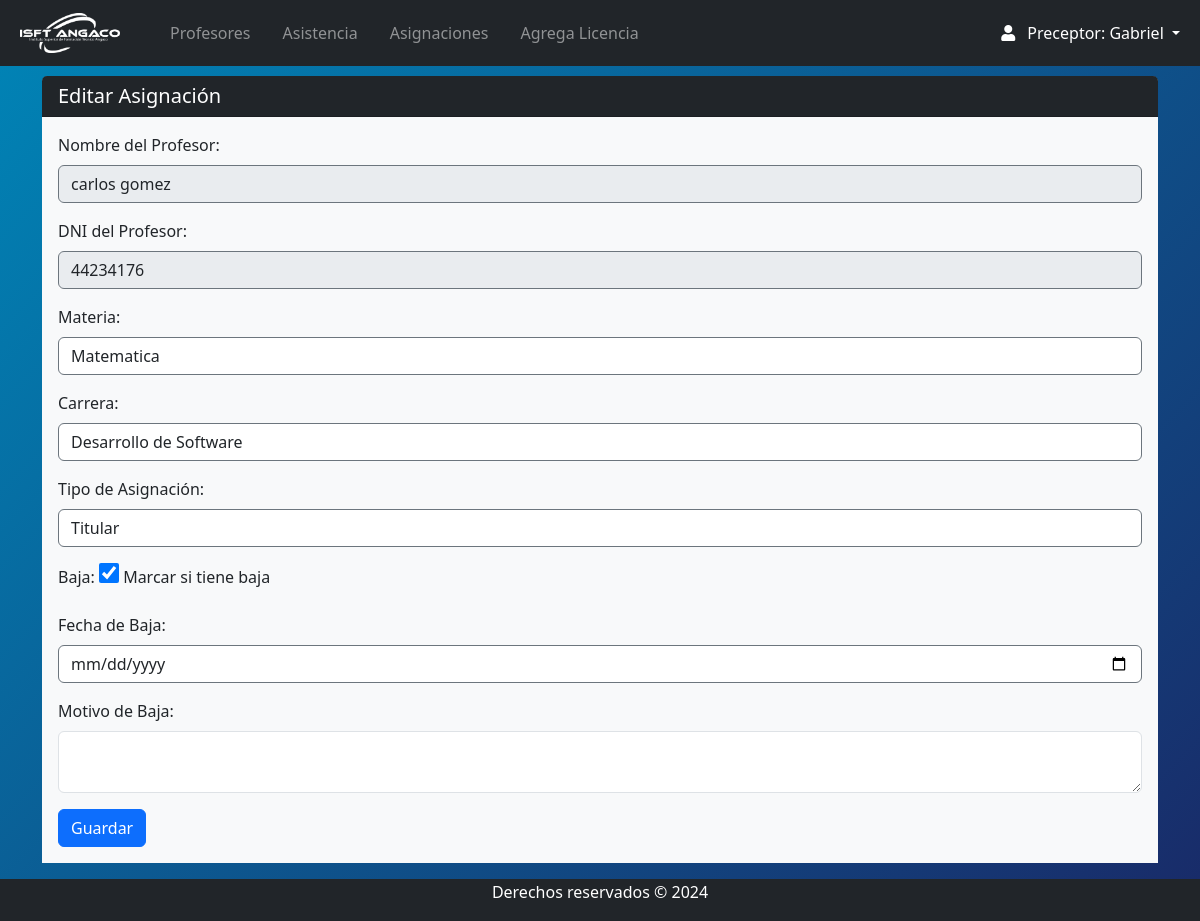
The page /Views/preceptor/dicta_edit.php?id=3 (signed in) on the database as committed earlier.
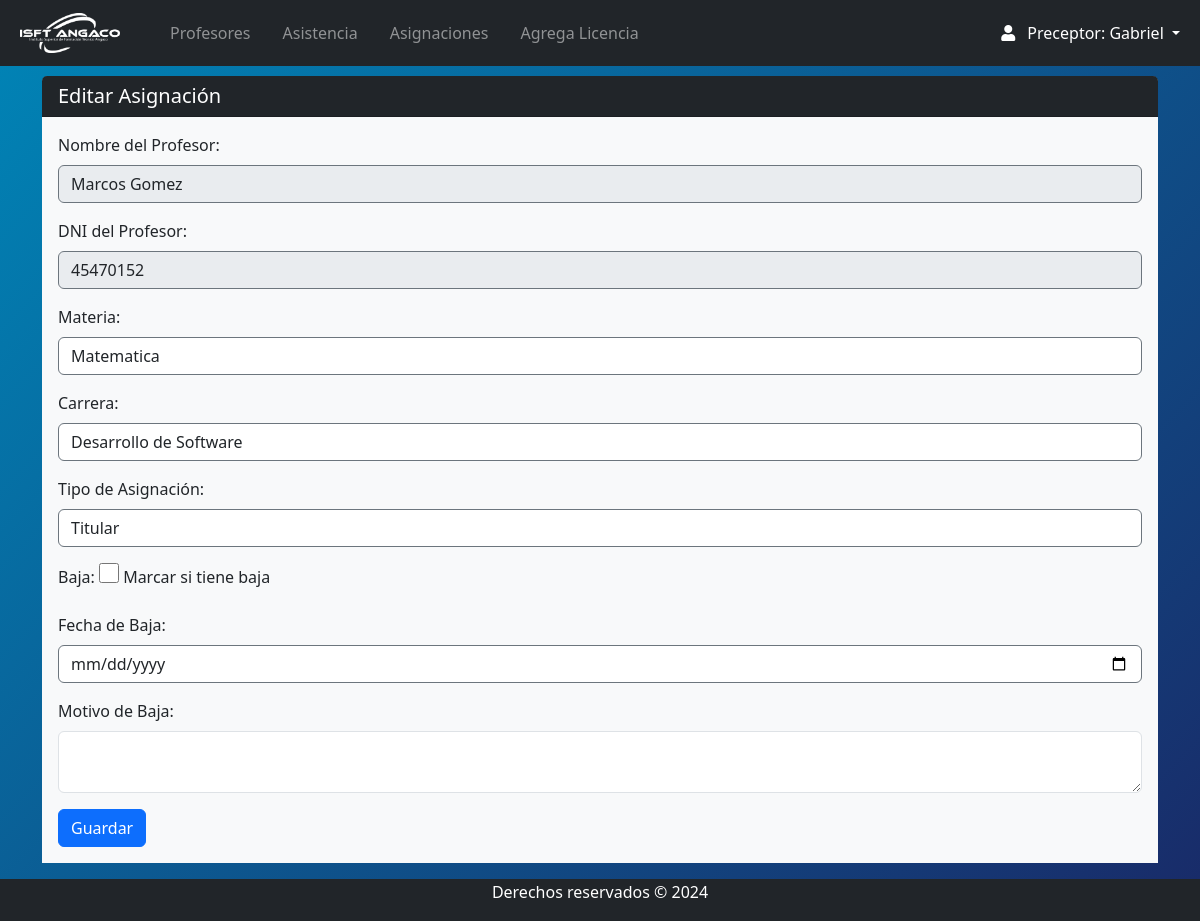
The same page on the database as committed later.
### tables this page shows
CREATE TABLE `dicta` (
  `id` int(11) NOT NULL,
  `usuario_id` int(11) DEFAULT NULL,
  `FKmateria` int(11) DEFAULT NULL,
  `tipo` enum('titular','interino','suplente') NOT NULL,
  `Baja` enum('SI','NO') NOT NULL,
  `Fecha_baja` date DEFAULT NULL,
  `motivo_baja` varchar(255) DEFAULT NULL,
  `FK_carrera` int(11) DEFAULT NULL,
  `etapa` varchar(15) NOT NULL
);

CREATE TABLE `usuarios` (
  `id_usuario` int(11) NOT NULL,
  `nombre` varchar(255) NOT NULL,
  `apellido` varchar(255) NOT NULL,
  `dni` varchar(20) NOT NULL,
  `celular` varchar(20) DEFAULT NULL,
  `correo` varchar(255) NOT NULL,
  `password` varchar(255) DEFAULT NULL,
  `direccion` text DEFAULT NULL,
  `foto` varchar(255) DEFAULT NULL,
  `cv` varchar(255) DEFAULT NULL,
  `fechadeingreso` date NOT NULL,
  `fechadebaja` date DEFAULT NULL,
  `etapa` enum('Activo','Inactivo') NOT NULL DEFAULT 'Activo',
  `id_rol` int(11) DEFAULT NULL
);

CREATE TABLE `asignaturas` (
  `id` int(11) NOT NULL,
  `nombre` varchar(255) NOT NULL,
  `cantidaddehoras` int(11) NOT NULL,
  `FK_carrera` int(11) NOT NULL,
  `etapa` enum('Activo','Inactivo') DEFAULT 'Activo'
);

CREATE TABLE `carreras` (
  `id` int(11) NOT NULL,
  `nombre` varchar(255) NOT NULL,
  `descripcion` varchar(255) NOT NULL,
  `etapa` varchar(15) NOT NULL
);

### Views/preceptor/dicta_edit.php (the view, shortened to what this page needs)
<?php
include '../../conn/connection.php';
$id = $profesor_id = $materia_id = $tipo = $carrera_id = $error = "";
$baja = $fecha_baja = $motivo_baja = "";
if (isset($_GET['id'])) {
    $id = $_GET['id'];
    $sql = "SELECT d.*, u.nombre, u.apellido, u.dni
            FROM dicta d
            JOIN usuarios u ON d.usuario_id = u.id_usuario
            WHERE d.id = :id";
    $stmt = $db->prepare($sql);
    $stmt->bindParam(':id', $id, PDO::PARAM_INT);
    $stmt->execute();
    $registro = $stmt->fetch(PDO::FETCH_ASSOC);
    if ($registro) {
        $materia_id = $registro['FKmateria'];
        $tipo = $registro['tipo'];
        $carrera_id = $registro['FK_carrera'];
        $baja = $registro['Baja'];
        $fecha_baja = $registro['Fecha_baja'];
        $motivo_baja = $registro['motivo_baja'];
        $nombre_profesor = $registro['nombre'];
        $apellido_profesor = $registro['apellido'];
        $dni_profesor = $registro['dni'];
    } else {
        echo "Registro no encontrado.";
        exit();
    }
}
$query_materias = "SELECT id, nombre FROM asignaturas ORDER BY nombre";
$result_materias = $db->query($query_materias);
$query_carreras = "SELECT id, nombre FROM carreras ORDER BY nombre";
$result_carreras = $db->query($query_carreras);
?>
<?php require 'navbar.php'; ?>
<div class="container mt-3">
    <div class="card rounded-2 border-0">
        <h5 class="card-header bg-dark text-white">Editar Asignación</h5>
        <div class="card-body bg-light">
            <form method="post" action="<?php echo htmlspecialchars($_SERVER["PHP_SELF"]) . "?id=" . $id; ?>">
                <div class="form-group">
                    <label for="nombre">Nombre del Profesor:</label>
                    <input type="text" class="form-control" value="<?php echo htmlspecialchars($nombre_profesor) . ' ' . htmlspecialchars($apellido_profesor); ?>" readonly>
                </div>
                <div class="form-group">
                    <label for="dni">DNI del Profesor:</label>
                    <input type="text" class="form-control" value="<?php echo htmlspecialchars($dni_profesor); ?>" readonly>
                </div>
                <div class="form-group">
                    <label for="materia_id">Materia:</label>
                    <select name="materia_id" class="form-control">
                        <?php while ($row = $result_materias->fetch(PDO::FETCH_ASSOC)) : ?>
                            <option value="<?php echo $row['id']; ?>" <?php echo $materia_id == $row['id'] ? 'selected' : ''; ?>><?php echo htmlspecialchars($row['nombre']); ?></option>
                        <?php endwhile; ?>
                    </select>
                </div>
                <div class="form-group">
                    <label for="carrera_id">Carrera:</label>
                    <select name="carrera_id" class="form-control">
                        <?php while ($row = $result_carreras->fetch(PDO::FETCH_ASSOC)) : ?>
                            <option value="<?php echo $row['id']; ?>" <?php echo $carrera_id == $row['id'] ? 'selected' : ''; ?>><?php echo htmlspecialchars($row['nombre']); ?></option>
                        <?php endwhile; ?>
                    </select>
                </div>
                <div class="form-group">
                    <label for="tipo">Tipo de Asignación:</label>
                    <select name="tipo" class="form-control">
                        <option value="titular" <?php echo $tipo == 'titular' ? 'selected' : ''; ?>>Titular</option>
                    </select>
                </div>
                <div class="form-group">
                    <label for="baja">Baja:</label>
                    <input type="checkbox" name="baja" value="SI" <?php echo $baja == "SI" ? 'checked' : ''; ?>> Marcar si tiene baja
                </div>
                <div class="form-group">
                    <label for="fecha_baja">Fecha de Baja:</label>
                    <input type="date" name="fecha_baja" class="form-control" value="<?php echo htmlspecialchars($fecha_baja); ?>">
                </div>
                <div class="form-group">
                    <label for="motivo_baja">Motivo de Baja:</label>
                    <textarea name="motivo_baja" class="form-control"><?php echo htmlspecialchars($motivo_baja); ?></textarea>
                </div>
                <button type="submit" class="btn btn-primary">Guardar</button>
            </form>
        </div>
    </div>
</div>
<?php require 'footer.php'; ?>

Rows that differ between the two databases and show on the page:
changed dicta "Titular": usuario.apellido "carlos gomez" → "Marcos Gomez"; usuario.dni "44234176" → "45470152"; Baja "☑" → "☐"
